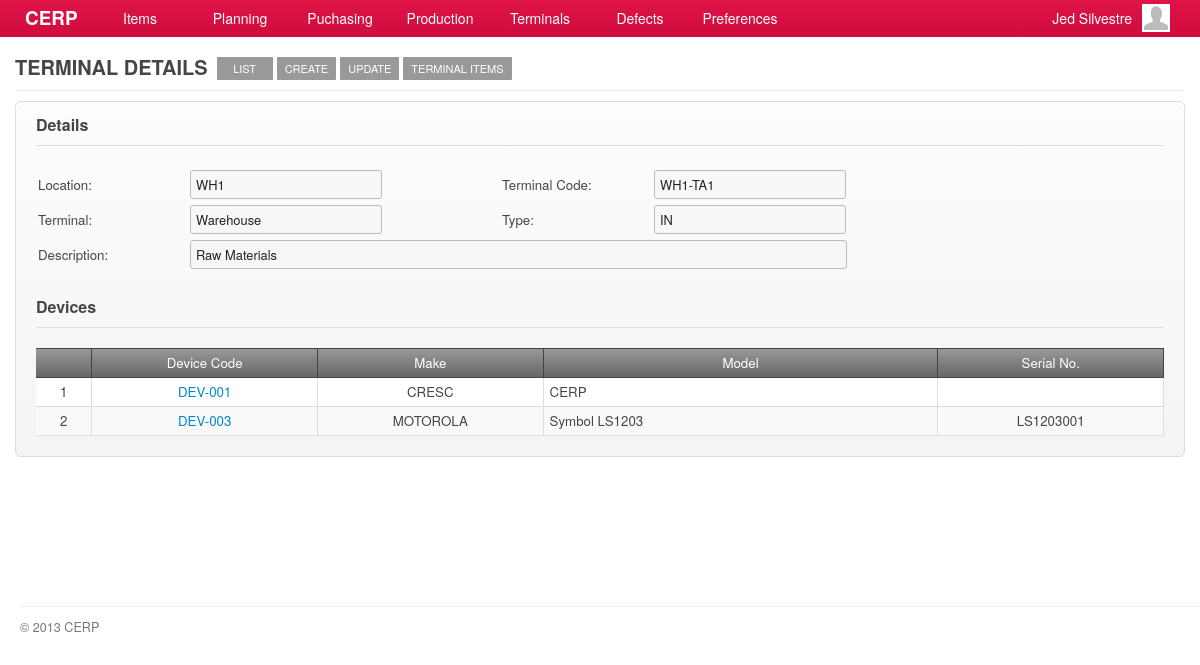
The app's page /account/terminals-show.php?tid=1 (signed in) with its own data.
### tables this page shows
CREATE TABLE `capabilities` (
  `id` int(11) NOT NULL AUTO_INCREMENT,
  `title` varchar(45) DEFAULT NULL,
  `name` varchar(45) DEFAULT NULL,
  `capability` varchar(45) DEFAULT NULL,
  `url` varchar(45) DEFAULT NULL,
  `parent` int(11) DEFAULT NULL,
  PRIMARY KEY (`id`)
);

CREATE TABLE `terminals` (
  `id` int(11) NOT NULL AUTO_INCREMENT,
  `location_id` int(11) DEFAULT NULL,
  `terminal_code` varchar(12) DEFAULT NULL,
  `terminal_name` varchar(45) DEFAULT NULL,
  `type` varchar(3) DEFAULT NULL,
  `description` varchar(100) DEFAULT NULL,
  `created_at` datetime DEFAULT NULL,
  `updated_at` datetime DEFAULT NULL,
  PRIMARY KEY (`id`)
);

CREATE TABLE `locations` (
  `id` int(11) NOT NULL AUTO_INCREMENT,
  `location_code` varchar(10) DEFAULT NULL,
  `location` varchar(45) DEFAULT NULL,
  `description` varchar(100) DEFAULT NULL,
  `parent` varchar(10) DEFAULT NULL,
  `created_at` timestamp NULL DEFAULT NULL,
  `updated_at` timestamp NULL DEFAULT NULL,
  PRIMARY KEY (`id`)
);

CREATE TABLE `terminal_devices` (
  `id` int(11) NOT NULL AUTO_INCREMENT,
  `terminal_id` int(11) DEFAULT NULL,
  `device_id` int(11) DEFAULT NULL,
  `created_at` datetime DEFAULT NULL,
  `updated_at` datetime DEFAULT NULL,
  PRIMARY KEY (`id`)
);

CREATE TABLE `devices` (
  `id` int(11) NOT NULL AUTO_INCREMENT,
  `device_code` varchar(10) DEFAULT NULL,
  `make` varchar(45) DEFAULT NULL,
  `model` varchar(45) DEFAULT NULL,
  `serial_no` varchar(45) DEFAULT NULL,
  `description` varchar(45) DEFAULT NULL,
  `created_at` datetime DEFAULT NULL,
  `updated_at` datetime DEFAULT NULL,
  PRIMARY KEY (`id`)
);

### include/general.class.php (called while the page is built, shortened)
<?php
require('database.class.php');
require('capabilities.class.php');
require('role.class.php');
$DB				= new MySQL;
  $DB->database	= "cerpdb";
  $DB->username	= "cerpuser";
  $DB->password	= "cerpuser";
  $DB->hostname	= "localhost";
$Capabilities	= new Capabilities($DB);
$Signed			= $_SESSION['user'];
$Role		= new Role($DB, $Signed['id']);
?>

### include/role.class.php (called while the page is built, shortened)
<?php
class Role
{
	private $DB;
	private $user_id;
	function Role($db, $uid) {
  	$this->DB = $db;
		$this->user_id = $uid;
  }
	function isCapableByName($cap_name) {
		foreach ($this->getUserRoles() as $user_role) {
			$result = $this->DB->Find('role_capabilities', array(
						  			'columns' 		=> 'role_capabilities.*',
						  			'joins' => 'INNER JOIN capabilities ON capabilities.id = role_capabilities.capability_id',
						  	    'conditions' 	=> 'capabilities.capability="'. $cap_name .'" AND role_id='. $user_role['role_id']));
			if(isset($result)) {
				return TRUE;
			}
		}
	}
	function getUserRoles() {
		$result = $this->DB->Get('user_roles', array(
						  			'columns' 		=> 'user_roles.role_id, roles.name',
						  			'joins' => 'INNER JOIN roles ON roles.id = user_roles.role_id',
						  	    'conditions' 	=> 'user_roles.user_id='. $this->user_id));
		if(isset($result)) {
			return $result;
		}
	}
}

### include/database.class.php (called while the page is built, shortened)
<?php
class MySQL {
  public $username	= "cerpuser";
  public $password	= "cerpuser";
  public $hostname	= "localhost";
  public function Connect() {
    $conn = mysql_connect($this->hostname, $this->username, $this->password) or die("<br/><span class='notice'><p class='error'><strong>ERROR!</strong> Unable to connect to MySQL! </p></span>");
    return $conn;
  }
  public function Query($sql) {
  	$conn = $this->Connect();
    $result = mysql_query($sql, $conn);
	return $result;
  }
	function Find($table, $args='') {
  	if (isset($args)) {
  	  $args['columns'] = (isset($args['columns']) ? $args['columns'] : '*');
  	  $args['joins'] = (isset($args['joins']) ? $args['joins'] : '');
	 	 	$args['conditions'] = ($args['conditions'] == '' ? '' : 'where '.$args['conditions']);
		}
		$sql = "SELECT ".$args['columns']." FROM ".$table." ".$args['joins']." ".$args['conditions'];
		$row = $this->IsEmpty($this->Query($sql));
		return mysql_fetch_array($row);
  }
  function Get($table, $args='') {
  	if (isset($args)) {
  	  $args['columns'] = (isset($args['columns']) ? $args['columns'] : '*');
  	  $args['joins'] = (isset($args['joins']) ? $args['joins'] : '');
		  $args['conditions'] = ($args['conditions'] == '' ? '' : 'WHERE '.$args['conditions']);
  	  $args['order'] = (isset($args['order']) ? ' ORDER BY '.$args['order'] : '');
  	  $args['limit'] = (isset($args['limit']) ? ' LIMIT '.$args['limit'] : '');
  	  $args['group'] = (isset($args['group']) ? ' GROUP BY '.$args['group'] : '');
		}
		$data = array();
		$sql = "SELECT ".$args['columns']." FROM ".$table." ".$args['joins']." ".$args['conditions']." ".$args['group']." ".$args['order']." ".$args['limit'];
		$result = $this->IsEmpty($this->Query($sql));
		if(!empty($result)) {
	      while ($row = mysql_fetch_array($result)) {
	        $data[] = $row;
	      }
		}
		return $data;
  }
  private function IsEmpty($result) {
    if(mysql_num_rows($result) > 0) return $result;
    return null;
  }
}

### include/capabilities.class.php (called while the page is built, shortened)
<?php
class Capabilities {
  private $DB;
	public $All;
	function Capabilities($db) {
		$this->DB = $db;
		$this->GetCapabilities();
	}
  function GetTitle() {
    global $capability_key;
	return $this->All[$capability_key]['title'];
  }
	function GetCapabilities() {
		$capabilities = $this->DB->Get('capabilities', array(
					  			'columns' 		=> 'id, capability, title, name, parent, url',
					  	    'conditions' 	=> 'parent IS NOT null ORDER BY parent'));
		$all = array();
		foreach ($capabilities as $cap) {
			$all[$cap['capability']] = array('title' => $cap['title'],'name' => $cap['name'], 'url' => $cap['url'], 'parent' => $cap['parent']);
		}
		$this->All = $all;
	}
}

### account/terminals-show.php (the view, shortened to what this page needs)
<?php
  $capability_key = 'show_terminal';
  require('header.php');
	$allowed = $Role->isCapableByName($capability_key);
	if(!$allowed) {
		require('inaccessible.php');
	}else{
		if(isset($_GET['tid'])) {
	  	$terminal = $DB->Find('terminals', array(
	  		'columns' => 'terminals.*, locations.location_code AS bldg',
	  		'joins' => 'INNER JOIN locations ON terminals.location_id=locations.id',
	  	  'conditions' => 'terminals.id = '.$_GET['tid']
	  	  ));
		}
?>
	<div id="page">
		<div id="page-title">
    	<h2>
      	<span class="title"><?php echo $Capabilities->GetTitle(); ?></span>
        <?php
				  echo '<a href="'.$Capabilities->All['terminals']['url'].'" class="nav">'.$Capabilities->All['terminals']['name'].'</a>';
				  echo '<a href="'.$Capabilities->All['add_terminal']['url'].'" class="nav">'.$Capabilities->All['add_terminal']['name'].'</a>';
				  echo '<a href="'.$Capabilities->All['edit_terminal']['url'].'?tid='.$_GET['tid'].'" class="nav">'.$Capabilities->All['edit_terminal']['name'].'</a>';
					if(if_contains($terminal['bldg'],'WH1')) $url = 'terminal-wh-items.php?typ=MAT&tid='.$terminal['id'];
				  echo '<a href="'.$url.'" class="nav">Terminal Items</a>';
				?>
      </h2>
		</div>
		<div id="content">
			<form class="form-container">
				<h3 class="form-title">Details</h3>
        <table>
           <tr>
              <td width="150">Location:</td><td width="310"><input type="text" value="<?php echo $terminal['bldg'] ?>" class="text-field" disabled/></td>
              <td width="150">Terminal Code:</td><td><input type="text" value="<?php echo $terminal['terminal_code'] ?>" class="text-field" disabled/></td>
           </tr>
           <tr>
              <td>Terminal:</td><td><input type="text" value="<?php echo $terminal['terminal_name'] ?>" class="text-field" disabled/></td>
              <td>Type:</td><td><input type="text" value="<?php echo $terminal['type'] ?>" class="text-field" disabled/></td>
           </tr>
           <tr>
              <td>Description:</td>
              <td colspan="99">
                <input type="text"  class="text-field" value="<?php echo $terminal['description']?>" style="width:645px" disabled/>
              </td>
           </tr>
           <tr><td height="5" colspan="99"></td></tr>
        </table>
        <br/>
      	<h3 class="form-title">Devices</h3>
	      <div class="grid jq-grid">
	        <table cellspacing="0" cellpadding="0">
	          <thead>
	            <tr>
            		<td width="5%" class="border-right text-center"><a></a></td>
            		<td width="20%" class="border-right text-center"><a>Device Code</a></td>
            		<td width="20%" class="border-right text-center"><a>Make</a></td>
            		<td width="" class="border-right text-center"><a>Model</a></td>
            		<td width="20%" class="border-right text-center"><a>Serial No.</a></td>
	            </tr>
	          </thead>
	          <tbody>
						<?php
								$devices = $DB->Get('terminal_devices', array(
								  			'columns' 		=> 'terminal_devices.*, devices.device_code, devices.make, devices.model, devices.serial_no',
								  			'joins'				=> 'INNER JOIN devices ON terminal_devices.device_id = devices.id',
								  	    'conditions' 	=> 'terminal_devices.terminal_id='.$_GET['tid']));
								if(!$devices) {
									echo '<tr>';
									echo '<td colspan="5">No Record</td>';
									echo '</tr>';
								} else {
									$ctr = 1;
									foreach ($devices as $device) {
										echo '<tr>';
										echo '<td class="border-right text-center">'.$ctr.'</td>';
										echo '<td class="border-right text-center"><a href="devices-show.php?did='.$device['device_id'].'">'.$device['device_code'].'</a></td>';
										echo '<td class="border-right text-center">'.$device['make'].'</td>';
										echo '<td class="border-right">'.$device['model'].'</td>';
										echo '<td class="border-right text-center">'.$device['serial_no'].'</td>';
										echo '</tr>';
										$ctr+=1;
									}
								}
							?>
						</tbody>
					</table>
				</form>
			</div>
		</div>
<?php }
require('footer.php'); ?>

### account/header.php (shortened to what this page needs)
<?php
require('../include/general.class.php');
?>
<!DOCTYPE html>
<html lang="en">
	<head>
		<link rel="stylesheet" href="../stylesheets/main.css" />
		<link rel="stylesheet" href="../stylesheets/form.css" />
		<link rel="stylesheet" href="../stylesheets/grid.css" />
		<link rel="stylesheet" href="../stylesheets/jquery.css" />
    <link rel="stylesheet" href="../stylesheets/simplePagination.css">
		<link rel="stylesheet" href="../stylesheets/jquery.modal.css" />
		<link rel="stylesheet" href="../stylesheets/custom/jquery-ui-1.10.3.custom.css" />
	</head>
	<body>
    <div id="container">
      <div id="header">
				<a id="brand" href="index.php" style="text-decoration: none">CERP</a>
			</div>
      <div id="main-menu">
        <div class="menu">
        	<a href="#" alt="#menu-items" class="show-submenu">Items</a>
        </div>
        <div class="menu">
          <a href="#" alt="#menu-plan" class="show-submenu">Planning</a>
        </div>
        <div class="menu">
          <a href="#" alt="#menu-purchasing" class="show-submenu">Puchasing</a>
        </div>
        <div class="menu">
          <a href="#" alt="#menu-production" class="show-submenu">Production</a>
        </div>
        <div class="menu">
          <a href="#" alt="#menu-terminals" class="show-submenu">Terminals</a>
        </div>
        <div class="menu">
          <a href="#" alt="#menu-defects" class="show-submenu">Defects</a>
        </div>
        <div class="menu">
          <a href="#" alt="#menu-preferences" class="show-submenu">Preferences</a>
        </div>
      </div>
      <div id="menu-profile">
         <div class="avatar small"></div>
         <span><?php echo $Signed['first_name']." ". $Signed['last_name']; ?> </span>
      </div>
    	<div id="header_fade" class="fade_up"></div>
    </div>

### account/footer.php (shortened to what this page needs)
      <div id="footer">
        <p>&copy; 2013 CERP</p>
      </div>
  </body>
</html>

### stylesheets/main.css (style rules this page uses)
*, html, body { margin:0;padding:0; }
html { font-size: 100%; -webkit-text-size-adjust: 100%; -ms-text-size-adjust: 100%; }
body { margin: 0; font-family:"Helvetica Neue", Helvetica, Arial, sans-serif; font-size:14px; line-height:20px; color:#454545; background-color:#ffffff; }
h1, h2, h3, h4 { padding:0 0 5px; margin:0 0 10px; }
h2 { font-size:20px; }
h3 { font-size:16px; }
a { color: #0088cc; text-decoration: none; outline:none; }
#container { z-index:1; width:100%; height:37px; opacity:0.95; filter:alpha(opacity=95); position: fixed; }
#header { position:relative; padding:0 25px; height:37px; background-color:#cc0033; background-image:-moz-linear-gradient(top, #df083e, #cc0033); background-image:-webkit-gradient(linear, 0 0, 0 100%, from(#df083e), to(#cc0033)); background-image:-webkit-linear-gradient(top, #df083e, #cc0033); background-image:-o-linear-gradient(top, #df083e, #cc0033); background-image:linear-gradient(to bottom, #df083e, #cc0033); color:#ffffff; font-size:135%; }
#header_fade { position:relative; }
#header a { color:#ffffff; }
#page { background-color:#ffffff; font-size:95%; }
#content { padding:0 15px; min-height: 500px; }
#footer { display:block; padding:5px 0px 20px 20px; }
#brand { float:left; display:block; margin:8px 0 0; font-weight:bold; }
#main-menu { position:absolute; display:block; top:0; left:90px; z-index: 99; }
#main-menu .menu { float:left; width:100px; height:37px; text-align:center; outline:none; cursor:pointer; }
#main-menu .menu a { margin:8px 0 0; display:block; color:#ffffff; outline:none; }
#menu-profile { position:absolute; top:0; right:25px; display:block; padding:3px 5px 0 0; width:170px; height:33px; color:#fff; cursor:pointer; }
#menu-profile .avatar { float:right; margin:1px 0 0 10px; border:none; }
#menu-profile span { float:right; display:block; margin-top:5px; }
#page-title { margin:0 15px 10px; padding:57px 0 0; border-bottom:solid 1px #eeeeee; }
#page-title h2 { margin:0; padding:0 0 10px; }
#page-title h2 .title { float:left; padding-right:5px; text-transform:uppercase; }
#page-title h2 .nav { float:left; display:block; margin:0 0 0 4px; padding:6px 8px; background-color:#999999; color:#ffffff; font-weight:normal; font-size:11px; line-height:11px; cursor:pointer; -webkit-border-radius:1px; -moz-border-radius:1px; border-radius:1px; text-transform:uppercase; min-width:40px; text-align: center; }
#footer p { padding:10px 0 0; border-top:solid 1px #eeeeee; color:#777777; font-size:90%; }
.avatar { border:solid 1px #dddddd; background:#ffffff url('../images/icons/man-24x24.png') no-repeat center; }
.avatar.small { width:28px; height:28px; }
.border-right { border-right:solid 1px #dddddd; }
.text-center { text-align:center; }
.fade_up { content: ''; bottom: 0; left: 0; right: 0; height: 20px; background: -webkit-linear-gradient(bottom, rgba(255,255,255,0), #fff); }

### stylesheets/form.css (style rules this page uses)
form { margin:0 0 10px; }
form table tr th, form table tr td { padding:2px 0; }
.form-container { padding:20px; border:solid 1px #dddddd; background-color:#f9f9f9; background-image:-moz-linear-gradient(top, #fdfdfd, #f4f4f4); background-image:-webkit-gradient(linear, 0 0, 0 100%, from(#fdfdfd), to(#f4f4f4)); background-image:-webkit-linear-gradient(top, #fdfdfd, #f4f4f4); background-image:-o-linear-gradient(top, #fdfdfd, #f4f4f4); background-image:linear-gradient(to bottom, #fdfdfd, #f4f4f4); -webkit-border-radius:6px; -moz-border-radius:6px; border-radius:6px; }
.form-title { margin:-7px 0 20px; padding:0 0 10px; border-bottom:solid 1px #dddddd; }
input, textarea, select { padding:4px 5px; border:solid 1px #bbbbbb; color:#222222; font-size:97%; font-family:"Helvetica Neue", Helvetica, Arial, sans-serif; -webkit-border-radius:3px; -moz-border-radius:3px; border-radius:3px; }
input.text-field { width:180px; }

### records on screen
capabilities: title "TERMINAL DETAILS"
capabilities: name "LIST"
capabilities: name "CREATE"
capabilities: name "UPDATE"
terminals: location.location_code "WH1", terminal_code "WH1-TA1", terminal_name "Warehouse", type "IN", description "Raw Materials"
terminal_devices: device.device_code "DEV-001", device.make "CRESC", device.model "CERP"
terminal_devices: device.device_code "DEV-003", device.make "MOTOROLA", device.model "Symbol LS1203", device.serial_no "LS1203001"

### other values on screen
$Signed['first_name'] "Jed"
$Signed['last_name'] "Silvestre"
